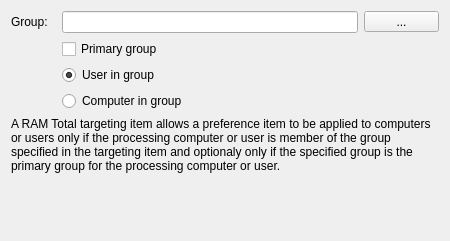
<?xml version="1.0" encoding="UTF-8"?>
<ui version="4.0">
 <class>SecurityGroupWidget</class>
 <widget class="QWidget" name="SecurityGroupWidget">
  <property name="geometry">
   <rect>
    <x>0</x>
    <y>0</y>
    <width>450</width>
    <height>241</height>
   </rect>
  </property>
  <property name="sizePolicy">
   <sizepolicy hsizetype="Maximum" vsizetype="Preferred">
    <horstretch>0</horstretch>
    <verstretch>0</verstretch>
   </sizepolicy>
  </property>
  <property name="minimumSize">
   <size>
    <width>450</width>
    <height>200</height>
   </size>
  </property>
  <property name="windowTitle">
   <string>Form</string>
  </property>
  <layout class="QGridLayout" name="gridLayout">
   <item row="0" column="0">
    <widget class="QLabel" name="groupLabel">
     <property name="sizePolicy">
      <sizepolicy hsizetype="Preferred" vsizetype="Preferred">
       <horstretch>0</horstretch>
       <verstretch>0</verstretch>
      </sizepolicy>
     </property>
     <property name="minimumSize">
      <size>
       <width>45</width>
       <height>0</height>
      </size>
     </property>
     <property name="maximumSize">
      <size>
       <width>45</width>
       <height>16777215</height>
      </size>
     </property>
     <property name="text">
      <string>Group:</string>
     </property>
     <property name="buddy">
      <cstring>droupLineEdit</cstring>
     </property>
    </widget>
   </item>
   <item row="0" column="1">
    <widget class="QLineEdit" name="droupLineEdit"/>
   </item>
   <item row="0" column="2">
    <widget class="QToolButton" name="groupToolButton">
     <property name="minimumSize">
      <size>
       <width>75</width>
       <height>0</height>
      </size>
     </property>
     <property name="text">
      <string>...</string>
     </property>
    </widget>
   </item>
   <item row="1" column="1">
    <widget class="QCheckBox" name="primaryCheckBox">
     <property name="text">
      <string>Primary group</string>
     </property>
    </widget>
   </item>
   <item row="2" column="1">
    <widget class="QRadioButton" name="userRadioButton">
     <property name="text">
      <string>User in group</string>
     </property>
     <property name="checked">
      <bool>true</bool>
     </property>
    </widget>
   </item>
   <item row="3" column="1">
    <widget class="QRadioButton" name="compRadioButton">
     <property name="text">
      <string>Computer in group</string>
     </property>
    </widget>
   </item>
   <item row="4" column="0" colspan="3">
    <widget class="QLabel" name="label">
     <property name="text">
      <string>&lt;html&gt;&lt;head/&gt;&lt;body&gt;&lt;p&gt;A RAM Total targeting item allows a preference item to be applied to computers or users only if the processing computer or user is member of the group specified in the targeting item and optionaly only if the specified group is the primary group for the processing computer or user.&lt;/p&gt;&lt;/body&gt;&lt;/html&gt;</string>
     </property>
     <property name="wordWrap">
      <bool>true</bool>
     </property>
    </widget>
   </item>
   <item row="5" column="0" colspan="3">
    <spacer name="verticalSpacer">
     <property name="orientation">
      <enum>Qt::Vertical</enum>
     </property>
     <property name="sizeHint" stdset="0">
      <size>
       <width>558</width>
       <height>137</height>
      </size>
     </property>
    </spacer>
   </item>
   <item row="1" column="0" rowspan="3">
    <spacer name="horizontalSpacer">
     <property name="orientation">
      <enum>Qt::Horizontal</enum>
     </property>
     <property name="sizeType">
      <enum>QSizePolicy::Fixed</enum>
     </property>
     <property name="sizeHint" stdset="0">
      <size>
       <width>45</width>
       <height>45</height>
      </size>
     </property>
    </spacer>
   </item>
  </layout>
 </widget>
 <resources/>
 <connections/>
</ui>
